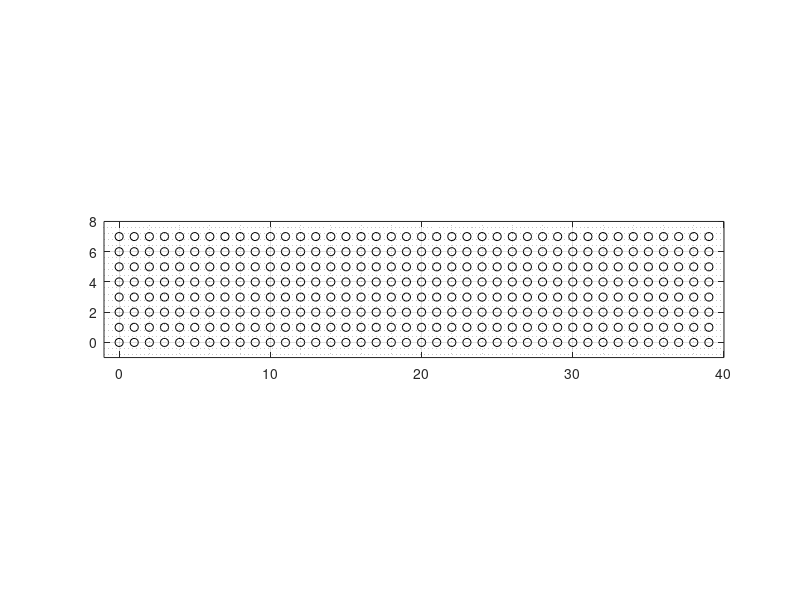

The MATLAB source for this figure:
clear;clc;
height = 8;
width = 40;
for i = 0:height-1
   for j = 0:width-1
       plot(j,i,'ko');
       hold on;
   end
end
hold off;
axis equal;
xlim([-1 width]);
ylim([-1 height]);
grid on;
grid minor;